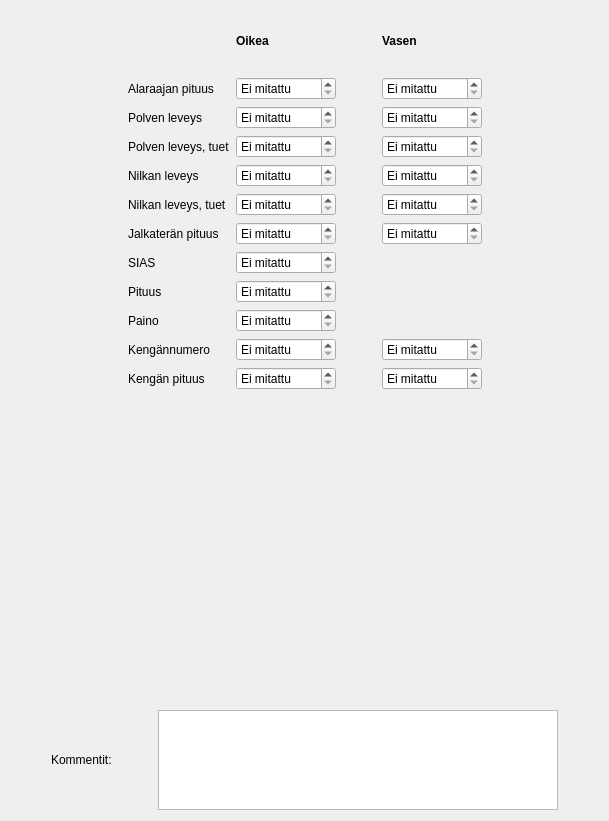
      <widget class="QWidget" name="tabAntrop">
       <attribute name="title">
        <string>Antrop. mitat</string>
       </attribute>
       <layout class="QVBoxLayout" name="verticalLayout_5">
        <item>
         <layout class="QGridLayout" name="gridLayout_15">
          <item row="1" column="4">
           <widget class="QLabel" name="label_263">
            <property name="font">
             <font>
              <weight>75</weight>
              <bold>true</bold>
             </font>
            </property>
            <property name="text">
             <string>Vasen</string>
            </property>
           </widget>
          </item>
          <item row="1" column="2">
           <widget class="QLabel" name="label_266">
            <property name="font">
             <font>
              <weight>75</weight>
              <bold>true</bold>
             </font>
            </property>
            <property name="text">
             <string>Oikea</string>
            </property>
           </widget>
          </item>
          <item row="2" column="0">
           <spacer name="horizontalSpacer_61">
            <property name="orientation">
             <enum>Qt::Horizontal</enum>
            </property>
            <property name="sizeHint" stdset="0">
             <size>
              <width>40</width>
              <height>20</height>
             </size>
            </property>
           </spacer>
          </item>
          <item row="1" column="5">
           <spacer name="horizontalSpacer_62">
            <property name="orientation">
             <enum>Qt::Horizontal</enum>
            </property>
            <property name="sizeHint" stdset="0">
             <size>
              <width>40</width>
              <height>20</height>
             </size>
            </property>
           </spacer>
          </item>
          <item row="12" column="2">
           <widget class="QDoubleSpinBox" name="spAntropPaino">
            <property name="sizePolicy">
             <sizepolicy hsizetype="Maximum" vsizetype="Fixed">
              <horstretch>0</horstretch>
              <verstretch>0</verstretch>
             </sizepolicy>
            </property>
            <property name="minimumSize">
             <size>
              <width>100</width>
              <height>0</height>
             </size>
            </property>
            <property name="specialValueText">
             <string>Ei mitattu</string>
            </property>
            <property name="suffix">
             <string> kg</string>
            </property>
            <property name="decimals">
             <number>1</number>
            </property>
            <property name="minimum">
             <double>5.000000000000000</double>
            </property>
            <property name="maximum">
             <double>300.000000000000000</double>
            </property>
            <property name="singleStep">
             <double>0.100000000000000</double>
            </property>
            <property name="value">
             <double>5.000000000000000</double>
            </property>
           </widget>
          </item>
          <item row="10" column="2">
           <widget class="QSpinBox" name="spAntropSIAS">
            <property name="sizePolicy">
             <sizepolicy hsizetype="Maximum" vsizetype="Fixed">
              <horstretch>0</horstretch>
              <verstretch>0</verstretch>
             </sizepolicy>
            </property>
            <property name="minimumSize">
             <size>
              <width>100</width>
              <height>0</height>
             </size>
            </property>
            <property name="specialValueText">
             <string>Ei mitattu</string>
            </property>
            <property name="suffix">
             <string> mm</string>
            </property>
            <property name="minimum">
             <number>50</number>
            </property>
            <property name="maximum">
             <number>500</number>
            </property>
            <property name="value">
             <number>50</number>
            </property>
           </widget>
          </item>
          <item row="3" column="1">
           <widget class="QLabel" name="label_268">
            <property name="text">
             <string>Alaraajan pituus</string>
            </property>
           </widget>
          </item>
          <item row="7" column="2">
           <widget class="QSpinBox" name="spAntropNilkkaOik">
            <property name="sizePolicy">
             <sizepolicy hsizetype="Maximum" vsizetype="Fixed">
              <horstretch>0</horstretch>
              <verstretch>0</verstretch>
             </sizepolicy>
            </property>
            <property name="minimumSize">
             <size>
              <width>100</width>
              <height>0</height>
             </size>
            </property>
            <property name="specialValueText">
             <string>Ei mitattu</string>
            </property>
            <property name="suffix">
             <string> mm</string>
            </property>
            <property name="minimum">
             <number>10</number>
            </property>
            <property name="maximum">
             <number>300</number>
            </property>
            <property name="value">
             <number>10</number>
            </property>
           </widget>
          </item>
          <item row="12" column="1">
           <widget class="QLabel" name="label_264">
            <property name="text">
             <string>Paino</string>
            </property>
           </widget>
          </item>
          <item row="7" column="4">
           <widget class="QSpinBox" name="spAntropNilkkaVas">
            <property name="sizePolicy">
             <sizepolicy hsizetype="Maximum" vsizetype="Fixed">
              <horstretch>0</horstretch>
              <verstretch>0</verstretch>
             </sizepolicy>
            </property>
            <property name="minimumSize">
             <size>
              <width>100</width>
              <height>0</height>
             </size>
            </property>
            <property name="specialValueText">
             <string>Ei mitattu</string>
            </property>
            <property name="suffix">
             <string> mm</string>
            </property>
            <property name="minimum">
             <number>10</number>
            </property>
            <property name="maximum">
             <number>300</number>
            </property>
            <property name="value">
             <number>10</number>
            </property>
           </widget>
          </item>
          <item row="9" column="4">
           <widget class="QSpinBox" name="spAntropJalkateraVas">
            <property name="sizePolicy">
             <sizepolicy hsizetype="Maximum" vsizetype="Fixed">
              <horstretch>0</horstretch>
              <verstretch>0</verstretch>
             </sizepolicy>
            </property>
            <property name="minimumSize">
             <size>
              <width>100</width>
              <height>0</height>
             </size>
            </property>
            <property name="specialValueText">
             <string>Ei mitattu</string>
            </property>
            <property name="suffix">
             <string> mm</string>
            </property>
            <property name="minimum">
             <number>100</number>
            </property>
            <property name="maximum">
             <number>400</number>
            </property>
            <property name="value">
             <number>100</number>
            </property>
           </widget>
          </item>
          <item row="9" column="2">
           <widget class="QSpinBox" name="spAntropJalkateraOik">
            <property name="sizePolicy">
             <sizepolicy hsizetype="Maximum" vsizetype="Fixed">
              <horstretch>0</horstretch>
              <verstretch>0</verstretch>
             </sizepolicy>
            </property>
            <property name="minimumSize">
             <size>
              <width>100</width>
              <height>0</height>
             </size>
            </property>
            <property name="specialValueText">
             <string>Ei mitattu</string>
            </property>
            <property name="suffix">
             <string> mm</string>
            </property>
            <property name="minimum">
             <number>100</number>
            </property>
            <property name="maximum">
             <number>400</number>
            </property>
            <property name="value">
             <number>100</number>
            </property>
           </widget>
          </item>
          <item row="3" column="2">
           <widget class="QSpinBox" name="spAntropAlaraajaOik">
            <property name="sizePolicy">
             <sizepolicy hsizetype="Maximum" vsizetype="Fixed">
              <horstretch>0</horstretch>
              <verstretch>0</verstretch>
             </sizepolicy>
            </property>
            <property name="minimumSize">
             <size>
              <width>100</width>
              <height>0</height>
             </size>
            </property>
            <property name="specialValueText">
             <string>Ei mitattu</string>
            </property>
            <property name="suffix">
             <string> mm</string>
            </property>
            <property name="minimum">
             <number>300</number>
            </property>
            <property name="maximum">
             <number>1500</number>
            </property>
            <property name="value">
             <number>300</number>
            </property>
           </widget>
          </item>
          <item row="5" column="1">
           <widget class="QLabel" name="label_267">
            <property name="text">
             <string>Polven leveys</string>
            </property>
           </widget>
          </item>
          <item row="0" column="0">
           <spacer name="verticalSpacer_36">
            <property name="orientation">
             <enum>Qt::Vertical</enum>
            </property>
            <property name="sizeType">
             <enum>QSizePolicy::Fixed</enum>
            </property>
            <property name="sizeHint" stdset="0">
             <size>
              <width>20</width>
              <height>20</height>
             </size>
            </property>
           </spacer>
          </item>
          <item row="14" column="1">
           <widget class="QLabel" name="label_328">
            <property name="text">
             <string>Kengän pituus</string>
            </property>
           </widget>
          </item>
          <item row="11" column="1">
           <widget class="QLabel" name="label_85">
            <property name="text">
             <string>Pituus</string>
            </property>
           </widget>
          </item>
          <item row="13" column="4">
           <widget class="QDoubleSpinBox" name="spAntropKenganNumeroVas">
            <property name="sizePolicy">
             <sizepolicy hsizetype="Maximum" vsizetype="Fixed">
              <horstretch>0</horstretch>
              <verstretch>0</verstretch>
             </sizepolicy>
            </property>
            <property name="minimumSize">
             <size>
              <width>100</width>
              <height>0</height>
             </size>
            </property>
            <property name="specialValueText">
             <string>Ei mitattu</string>
            </property>
            <property name="suffix">
             <string/>
            </property>
            <property name="decimals">
             <number>1</number>
            </property>
            <property name="minimum">
             <double>10.000000000000000</double>
            </property>
            <property name="maximum">
             <double>50.000000000000000</double>
            </property>
            <property name="singleStep">
             <double>0.500000000000000</double>
            </property>
            <property name="value">
             <double>10.000000000000000</double>
            </property>
           </widget>
          </item>
          <item row="14" column="2">
           <widget class="QSpinBox" name="spAntropKenganPituusOik">
            <property name="sizePolicy">
             <sizepolicy hsizetype="Maximum" vsizetype="Fixed">
              <horstretch>0</horstretch>
              <verstretch>0</verstretch>
             </sizepolicy>
            </property>
            <property name="minimumSize">
             <size>
              <width>100</width>
              <height>0</height>
             </size>
            </property>
            <property name="specialValueText">
             <string>Ei mitattu</string>
            </property>
            <property name="suffix">
             <string> mm</string>
            </property>
            <property name="minimum">
             <number>100</number>
            </property>
            <property name="maximum">
             <number>400</number>
            </property>
            <property name="value">
             <number>100</number>
            </property>
           </widget>
          </item>
          <item row="5" column="4">
           <widget class="QSpinBox" name="spAntropPolviVas">
            <property name="sizePolicy">
             <sizepolicy hsizetype="Maximum" vsizetype="Fixed">
              <horstretch>0</horstretch>
              <verstretch>0</verstretch>
             </sizepolicy>
            </property>
            <property name="minimumSize">
             <size>
              <width>100</width>
              <height>0</height>
             </size>
            </property>
            <property name="specialValueText">
             <string>Ei mitattu</string>
            </property>
            <property name="suffix">
             <string> mm</string>
            </property>
            <property name="minimum">
             <number>10</number>
            </property>
            <property name="maximum">
             <number>300</number>
            </property>
            <property name="value">
             <number>10</number>
            </property>
           </widget>
          </item>
          <item row="11" column="2">
           <widget class="QSpinBox" name="spAntropPituus">
            <property name="sizePolicy">
             <sizepolicy hsizetype="Maximum" vsizetype="Fixed">
              <horstretch>0</horstretch>
              <verstretch>0</verstretch>
             </sizepolicy>
            </property>
            <property name="minimumSize">
             <size>
              <width>100</width>
              <height>0</height>
             </size>
            </property>
            <property name="specialValueText">
             <string>Ei mitattu</string>
            </property>
            <property name="suffix">
             <string> mm</string>
            </property>
            <property name="minimum">
             <number>500</number>
            </property>
            <property name="maximum">
             <number>3000</number>
            </property>
            <property name="value">
             <number>500</number>
            </property>
           </widget>
          </item>
          <item row="5" column="2">
           <widget class="QSpinBox" name="spAntropPolviOik">
            <property name="sizePolicy">
             <sizepolicy hsizetype="Maximum" vsizetype="Fixed">
              <horstretch>0</horstretch>
              <verstretch>0</verstretch>
             </sizepolicy>
            </property>
            <property name="minimumSize">
             <size>
              <width>100</width>
              <height>0</height>
             </size>
            </property>
            <property name="specialValueText">
             <string>Ei mitattu</string>
            </property>
            <property name="suffix">
             <string> mm</string>
            </property>
            <property name="minimum">
             <number>10</number>
            </property>
            <property name="maximum">
             <number>300</number>
            </property>
            <property name="value">
             <number>10</number>
            </property>
           </widget>
          </item>
          <item row="3" column="4">
           <widget class="QSpinBox" name="spAntropAlaraajaVas">
            <property name="sizePolicy">
             <sizepolicy hsizetype="Maximum" vsizetype="Fixed">
              <horstretch>0</horstretch>
              <verstretch>0</verstretch>
             </sizepolicy>
            </property>
            <property name="minimumSize">
             <size>
              <width>100</width>
              <height>0</height>
             </size>
            </property>
            <property name="specialValueText">
             <string>Ei mitattu</string>
            </property>
            <property name="suffix">
             <string> mm</string>
            </property>
            <property name="minimum">
             <number>300</number>
            </property>
            <property name="maximum">
             <number>1500</number>
            </property>
            <property name="value">
             <number>300</number>
            </property>
           </widget>
          </item>
          <item row="7" column="1">
           <widget class="QLabel" name="label_262">
            <property name="text">
             <string>Nilkan leveys</string>
            </property>
           </widget>
          </item>
          <item row="13" column="2">
           <widget class="QDoubleSpinBox" name="spAntropKenganNumeroOik">
            <property name="sizePolicy">
             <sizepolicy hsizetype="Maximum" vsizetype="Fixed">
              <horstretch>0</horstretch>
              <verstretch>0</verstretch>
             </sizepolicy>
            </property>
            <property name="minimumSize">
             <size>
              <width>100</width>
              <height>0</height>
             </size>
            </property>
            <property name="specialValueText">
             <string>Ei mitattu</string>
            </property>
            <property name="suffix">
             <string/>
            </property>
            <property name="decimals">
             <number>1</number>
            </property>
            <property name="minimum">
             <double>10.000000000000000</double>
            </property>
            <property name="maximum">
             <double>50.000000000000000</double>
            </property>
            <property name="singleStep">
             <double>0.500000000000000</double>
            </property>
            <property name="value">
             <double>10.000000000000000</double>
            </property>
           </widget>
          </item>
          <item row="14" column="4">
           <widget class="QSpinBox" name="spAntropKenganPituusVas">
            <property name="sizePolicy">
             <sizepolicy hsizetype="Maximum" vsizetype="Fixed">
              <horstretch>0</horstretch>
              <verstretch>0</verstretch>
             </sizepolicy>
            </property>
            <property name="minimumSize">
             <size>
              <width>100</width>
              <height>0</height>
             </size>
            </property>
            <property name="specialValueText">
             <string>Ei mitattu</string>
            </property>
            <property name="suffix">
             <string> mm</string>
            </property>
            <property name="minimum">
             <number>100</number>
            </property>
            <property name="maximum">
             <number>400</number>
            </property>
            <property name="value">
             <number>100</number>
            </property>
           </widget>
          </item>
          <item row="9" column="1">
           <widget class="QLabel" name="label_326">
            <property name="text">
             <string>Jalkaterän pituus</string>
            </property>
           </widget>
          </item>
          <item row="3" column="3">
           <spacer name="horizontalSpacer_13">
            <property name="orientation">
             <enum>Qt::Horizontal</enum>
            </property>
            <property name="sizeType">
             <enum>QSizePolicy::Fixed</enum>
            </property>
            <property name="sizeHint" stdset="0">
             <size>
              <width>40</width>
              <height>20</height>
             </size>
            </property>
           </spacer>
          </item>
          <item row="13" column="1">
           <widget class="QLabel" name="label_327">
            <property name="text">
             <string>Kengännumero</string>
            </property>
           </widget>
          </item>
          <item row="10" column="1">
           <widget class="QLabel" name="label_265">
            <property name="text">
             <string>SIAS</string>
            </property>
           </widget>
          </item>
          <item row="6" column="4">
           <widget class="QSpinBox" name="spAntropPolviTuetVas">
            <property name="sizePolicy">
             <sizepolicy hsizetype="Maximum" vsizetype="Fixed">
              <horstretch>0</horstretch>
              <verstretch>0</verstretch>
             </sizepolicy>
            </property>
            <property name="minimumSize">
             <size>
              <width>100</width>
              <height>0</height>
             </size>
            </property>
            <property name="specialValueText">
             <string>Ei mitattu</string>
            </property>
            <property name="suffix">
             <string> mm</string>
            </property>
            <property name="minimum">
             <number>10</number>
            </property>
            <property name="maximum">
             <number>300</number>
            </property>
            <property name="value">
             <number>10</number>
            </property>
           </widget>
          </item>
          <item row="6" column="2">
           <widget class="QSpinBox" name="spAntropPolviTuetOik">
            <property name="sizePolicy">
             <sizepolicy hsizetype="Maximum" vsizetype="Fixed">
              <horstretch>0</horstretch>
              <verstretch>0</verstretch>
             </sizepolicy>
            </property>
            <property name="minimumSize">
             <size>
              <width>100</width>
              <height>0</height>
             </size>
            </property>
            <property name="specialValueText">
             <string>Ei mitattu</string>
            </property>
            <property name="suffix">
             <string> mm</string>
            </property>
            <property name="minimum">
             <number>10</number>
            </property>
            <property name="maximum">
             <number>300</number>
            </property>
            <property name="value">
             <number>10</number>
            </property>
           </widget>
          </item>
          <item row="6" column="1">
           <widget class="QLabel" name="label_336">
            <property name="text">
             <string>Polven leveys, tuet</string>
            </property>
           </widget>
          </item>
          <item row="8" column="1">
           <widget class="QLabel" name="label_337">
            <property name="text">
             <string>Nilkan leveys, tuet</string>
            </property>
           </widget>
          </item>
          <item row="8" column="2">
           <widget class="QSpinBox" name="spAntropNilkkaTuetOik">
            <property name="sizePolicy">
             <sizepolicy hsizetype="Maximum" vsizetype="Fixed">
              <horstretch>0</horstretch>
              <verstretch>0</verstretch>
             </sizepolicy>
            </property>
            <property name="minimumSize">
             <size>
              <width>100</width>
              <height>0</height>
             </size>
            </property>
            <property name="specialValueText">
             <string>Ei mitattu</string>
            </property>
            <property name="suffix">
             <string> mm</string>
            </property>
            <property name="minimum">
             <number>10</number>
            </property>
            <property name="maximum">
             <number>300</number>
            </property>
            <property name="value">
             <number>10</number>
            </property>
           </widget>
          </item>
          <item row="8" column="4">
           <widget class="QSpinBox" name="spAntropNilkkaTuetVas">
            <property name="sizePolicy">
             <sizepolicy hsizetype="Maximum" vsizetype="Fixed">
              <horstretch>0</horstretch>
              <verstretch>0</verstretch>
             </sizepolicy>
            </property>
            <property name="minimumSize">
             <size>
              <width>100</width>
              <height>0</height>
             </size>
            </property>
            <property name="specialValueText">
             <string>Ei mitattu</string>
            </property>
            <property name="suffix">
             <string> mm</string>
            </property>
            <property name="minimum">
             <number>10</number>
            </property>
            <property name="maximum">
             <number>300</number>
            </property>
            <property name="value">
             <number>10</number>
            </property>
           </widget>
          </item>
         </layout>
        </item>
        <item>
         <spacer name="verticalSpacer_16">
          <property name="orientation">
           <enum>Qt::Vertical</enum>
          </property>
          <property name="sizeHint" stdset="0">
           <size>
            <width>20</width>
            <height>314</height>
           </size>
          </property>
         </spacer>
        </item>
        <item>
         <layout class="QHBoxLayout" name="horizontalLayout_9">
          <item>
           <spacer name="horizontalSpacer_40">
            <property name="orientation">
             <enum>Qt::Horizontal</enum>
            </property>
            <property name="sizeHint" stdset="0">
             <size>
              <width>40</width>
              <height>20</height>
             </size>
            </property>
           </spacer>
          </item>
          <item>
           <widget class="QLabel" name="label_240">
            <property name="text">
             <string>Kommentit:</string>
            </property>
           </widget>
          </item>
          <item>
           <spacer name="horizontalSpacer_41">
            <property name="orientation">
             <enum>Qt::Horizontal</enum>
            </property>
            <property name="sizeHint" stdset="0">
             <size>
              <width>40</width>
              <height>20</height>
             </size>
            </property>
           </spacer>
          </item>
          <item>
           <widget class="QTextEdit" name="cmtAntrop">
            <property name="sizePolicy">
             <sizepolicy hsizetype="Fixed" vsizetype="Fixed">
              <horstretch>0</horstretch>
              <verstretch>0</verstretch>
             </sizepolicy>
            </property>
            <property name="minimumSize">
             <size>
              <width>400</width>
              <height>100</height>
             </size>
            </property>
            <property name="maximumSize">
             <size>
              <width>400</width>
              <height>100</height>
             </size>
            </property>
           </widget>
          </item>
          <item>
           <spacer name="horizontalSpacer_42">
            <property name="orientation">
             <enum>Qt::Horizontal</enum>
            </property>
            <property name="sizeHint" stdset="0">
             <size>
              <width>40</width>
              <height>20</height>
             </size>
            </property>
           </spacer>
          </item>
         </layout>
        </item>
       </layout>
      </widget>
